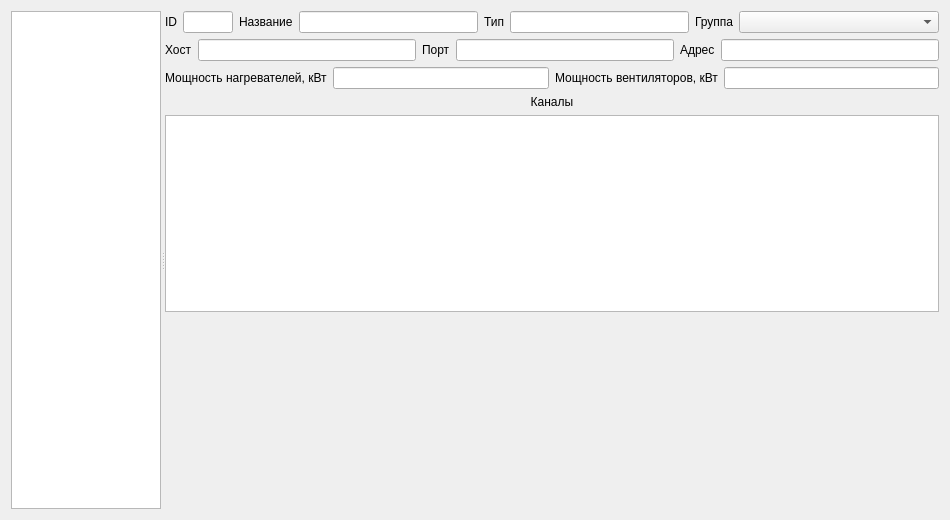
<?xml version="1.0" encoding="UTF-8"?>
<ui version="4.0">
 <class>CfgOwenDialog</class>
 <widget class="QDialog" name="CfgOwenDialog">
  <property name="geometry">
   <rect>
    <x>0</x>
    <y>0</y>
    <width>950</width>
    <height>520</height>
   </rect>
  </property>
  <property name="windowTitle">
   <string>Конфигурация печей</string>
  </property>
  <layout class="QVBoxLayout" name="verticalLayout_2">
   <item>
    <widget class="QSplitter" name="splitter">
     <property name="orientation">
      <enum>Qt::Horizontal</enum>
     </property>
     <widget class="QListView" name="listViewOven">
      <property name="maximumSize">
       <size>
        <width>150</width>
        <height>16777215</height>
       </size>
      </property>
      <property name="editTriggers">
       <set>QAbstractItemView::NoEditTriggers</set>
      </property>
     </widget>
     <widget class="QWidget" name="layoutWidget">
      <layout class="QVBoxLayout" name="verticalLayout">
       <item>
        <layout class="QHBoxLayout" name="horizontalLayout">
         <item>
          <widget class="QLabel" name="label_9">
           <property name="text">
            <string>ID</string>
           </property>
          </widget>
         </item>
         <item>
          <widget class="QLineEdit" name="lineEditId">
           <property name="maximumSize">
            <size>
             <width>50</width>
             <height>16777215</height>
            </size>
           </property>
          </widget>
         </item>
         <item>
          <widget class="QLabel" name="label">
           <property name="text">
            <string>Название</string>
           </property>
          </widget>
         </item>
         <item>
          <widget class="QLineEdit" name="lineEditNum"/>
         </item>
         <item>
          <widget class="QLabel" name="label_2">
           <property name="text">
            <string>Тип</string>
           </property>
          </widget>
         </item>
         <item>
          <widget class="QLineEdit" name="lineEditTyp"/>
         </item>
         <item>
          <widget class="QLabel" name="label_10">
           <property name="text">
            <string>Группа</string>
           </property>
          </widget>
         </item>
         <item>
          <widget class="QComboBox" name="comboBoxGroup">
           <property name="minimumSize">
            <size>
             <width>200</width>
             <height>0</height>
            </size>
           </property>
          </widget>
         </item>
        </layout>
       </item>
       <item>
        <layout class="QHBoxLayout" name="horizontalLayout_2">
         <item>
          <widget class="QLabel" name="label_4">
           <property name="text">
            <string>Хост</string>
           </property>
          </widget>
         </item>
         <item>
          <widget class="QLineEdit" name="lineEditHost"/>
         </item>
         <item>
          <widget class="QLabel" name="label_5">
           <property name="text">
            <string>Порт</string>
           </property>
          </widget>
         </item>
         <item>
          <widget class="QLineEdit" name="lineEditPort"/>
         </item>
         <item>
          <widget class="QLabel" name="label_3">
           <property name="text">
            <string>Адрес</string>
           </property>
          </widget>
         </item>
         <item>
          <widget class="QLineEdit" name="lineEditAddr"/>
         </item>
        </layout>
       </item>
       <item>
        <layout class="QHBoxLayout" name="horizontalLayout_3">
         <item>
          <widget class="QLabel" name="label_6">
           <property name="text">
            <string>Мощность нагревателей, кВт</string>
           </property>
          </widget>
         </item>
         <item>
          <widget class="QLineEdit" name="lineEditPn"/>
         </item>
         <item>
          <widget class="QLabel" name="label_7">
           <property name="text">
            <string>Мощность вентиляторов, кВт</string>
           </property>
          </widget>
         </item>
         <item>
          <widget class="QLineEdit" name="lineEditPv"/>
         </item>
        </layout>
       </item>
       <item>
        <widget class="QLabel" name="label_8">
         <property name="text">
          <string>Каналы</string>
         </property>
         <property name="alignment">
          <set>Qt::AlignCenter</set>
         </property>
        </widget>
       </item>
       <item>
        <widget class="DbViewer" name="tableViewCh"/>
       </item>
       <item>
        <spacer name="verticalSpacer">
         <property name="orientation">
          <enum>Qt::Vertical</enum>
         </property>
         <property name="sizeHint" stdset="0">
          <size>
           <width>20</width>
           <height>40</height>
          </size>
         </property>
        </spacer>
       </item>
      </layout>
     </widget>
    </widget>
   </item>
  </layout>
 </widget>
 <customwidgets>
  <customwidget>
   <class>DbViewer</class>
   <extends>QTableView</extends>
   <header>db/dbviewer.h</header>
  </customwidget>
 </customwidgets>
 <tabstops>
  <tabstop>listViewOven</tabstop>
  <tabstop>lineEditId</tabstop>
  <tabstop>lineEditNum</tabstop>
  <tabstop>lineEditTyp</tabstop>
  <tabstop>lineEditHost</tabstop>
  <tabstop>lineEditPort</tabstop>
  <tabstop>lineEditAddr</tabstop>
  <tabstop>lineEditPn</tabstop>
  <tabstop>lineEditPv</tabstop>
  <tabstop>tableViewCh</tabstop>
 </tabstops>
 <resources/>
 <connections/>
</ui>
